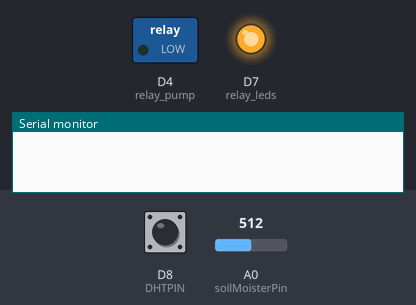
Bench run of a sketch on a simulated ESP8266 (NodeMCU). Shown: switched loads named in the sketch (green lamp = pin HIGH), output pins drawn as LEDs (lit = HIGH), the last lines printed to the serial monitor. Inputs (shaded band) come from the test bench; at power-on: D8 (DHTPIN) HIGH, A0 (soilMoisterPin) = 512. WiFi joins after 1.5 s; servers stay silent unless stated; pins used as bus, display or sensor lines are not drawn.

Above: at 0.1 s.
At 16.1 s:
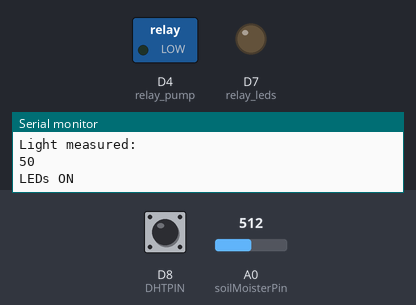
Timing chart, 0 to 17.6 s (numbered marks = the images above):
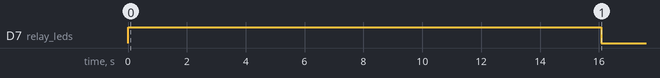

Measured:
- by itself, D7 (relay_leds): HIGH → LOW at 16.1 s

The sketch:

1_Garden.ino
```cpp
#define BLYNK_PRINT Serial
#include <ESP8266WiFi.h>
#include <BlynkSimpleEsp8266.h>
#include <SimpleTimer.h>
#include <DHT.h>


char auth[] = "get auth token in blynk app and put here";


char ssid[] = "sivakshan";
char pass[] = "sivaksan@2k";

/* DHT11*/
//#include "DHT.h"

#define DHTTYPE DHT11
#define DHTPIN D8
#define DHTVCC D2
#define soilMoisterPin A0
#define soilMoisterVcc D6
#define ptrVcc D5
#define relay_pump D4
#define relay_leds D7

DHT dht(DHTPIN, DHTTYPE);


//Define variables
float hum = 0;
float tem = 0;
int soilMoister = 0;
int lum =0;
SimpleTimer timer;


int s_lum = 200;
int s_moisture = 300;
int time_pump_ON = 1000; //
bool leds_ON = false;

//declare the widgets

WidgetLED led1(V4);
WidgetLED led2(V5);
void setup()
{
  //Soil moisture
  pinMode(soilMoisterVcc,OUTPUT);
  digitalWrite(soilMoisterVcc,LOW);
  //DHT
  pinMode(DHTVCC,OUTPUT);
  digitalWrite(DHTVCC,LOW);
  pinMode(DHTPIN,INPUT);
  //LDR
  pinMode(ptrVcc,OUTPUT);
  digitalWrite(ptrVcc,LOW);
  //Relays
  pinMode(relay_pump, OUTPUT);
  pinMode(relay_leds, OUTPUT);

  digitalWrite(relay_pump,LOW);
  digitalWrite(relay_leds,HIGH);

  Serial.begin(115200);
   delay(10);
   //BLYNK
  Blynk.begin(auth, ssid, pass);
  dht.begin();

  led1.on();
  led2.on();
  timer.setInterval(12000L,getData);

}
void getData()
 {
  Serial.println("analysis started");
  getDhtData();
  getSoilMoisterData();
  ProcessingLights();
  Processing_Moisture();
 }
void loop()
{
  Blynk.run();
  timer.run();
}
void getDhtData(void)
{
  digitalWrite (DHTVCC,HIGH);
  delay(500);
  float temIni = tem;
  float humIni = hum;
  tem = dht.readTemperature();
  hum = dht.readHumidity();
  if (isnan(hum) || isnan(tem))
  {
    Serial.println("Failed to read from DHT sensor!");
    tem = temIni;
    hum = humIni;
    return;
  }
  Serial.println("Temperature :");
  Serial.println(tem);
  Serial.println("Humidity :");
  Serial.println(hum);
  Blynk.virtualWrite(V2, hum);
  Blynk.virtualWrite(V0, tem);

}


void getSoilMoisterData(void)
{

  digitalWrite (DHTVCC,LOW);
  digitalWrite (soilMoisterVcc, HIGH);
  delay (500);
  soilMoister = analogRead(soilMoisterPin);
  Serial.println("Soil moisture measured:");
  Serial.println(soilMoister);
  soilMoister = (soilMoister *100) /1024;
  Blynk.virtualWrite(V3, soilMoister);
  digitalWrite (soilMoisterVcc, LOW);
  delay(500);
  digitalWrite (ptrVcc,HIGH);
  delay(500);
  lum = analogRead(soilMoisterPin);
  lum = (lum*100)/1024;
  Serial.println("Light measured:");
  Serial.println(lum);
  Blynk.virtualWrite(V1,lum);
  digitalWrite(ptrVcc,LOW);
}

void ProcessingLights()
{
  if(lum < s_lum && (leds_ON == false ))
  {
    Serial.println("LEDs ON");
    digitalWrite(relay_leds,LOW);
    Blynk.setProperty(V5, "color", "#00FF2E");
  }
  else if(lum < s_lum && (leds_ON == true))
  {
    Serial.println("LEDs already ON");
  }
  else
  {
    Serial.println("LEDs OFF");
    digitalWrite(relay_leds,HIGH);
    Blynk.setProperty(V5, "color", "#FF0000");
  }
  delay(200);
}
void Processing_Moisture()
{
  if(soilMoister < s_moisture)
  {
    Serial.println("PUMP OFF");
     digitalWrite(relay_pump,LOW);
     Blynk.setProperty(V4, "color", "#FF0000");
  }
  else
  {
    Serial.println("PUMP ON");
    digitalWrite(relay_pump,HIGH);
    delay(time_pump_ON);
    digitalWrite(relay_pump,LOW);
    Blynk.setProperty(V4, "color", "#00FF2E");
  }
}
```
